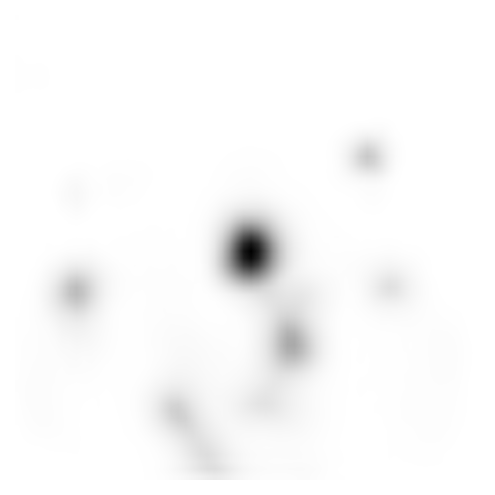
#> input picture elsarticle/figures_new/clinical_assets/mip_wholebody.png, 990 x 990 px (shown at 1/2 size)
$ python render_infographics_pil.py
#> lines starting #> are read from the running program, lines starting #| are printed output that depends on the picture
import os
from PIL import Image, ImageDraw, ImageFont
import textwrap

# -----------------------------------------------------------------------------
# 1. THEME & ROBUST UTILS
# -----------------------------------------------------------------------------
W, H = 2400, 2400
COLORS = {
    "primary": "#2c3e50",
    "legacy": "#e74c3c",
    "medimages": "#27ae60",
    "python": "#3498db",
    "cpp": "#95a5a6",
    "analytical": "#f39c12",
    "bg": "#f8f9fa",
    "white": "#ffffff"
}

try:
    f_path = "/usr/share/fonts/truetype/dejavu/DejaVuSans-Bold.ttf"
    if not os.path.exists(f_path): f_path = "/usr/share/fonts/truetype/liberation/LiberationSans-Bold.ttf"
    f_h = ImageFont.truetype(f_path, 90)
    f_q = ImageFont.truetype(f_path, 70)
    f_t = ImageFont.truetype(f_path, 55)
    f_b = ImageFont.truetype(f_path, 45)
    f_s = ImageFont.truetype(f_path.replace("-Bold", ""), 32)
except:
    f_h = f_q = f_t = f_b = f_s = ImageFont.load_default()

def draw_rounded_rect(draw, coords, radius, outline="#333", fill="white", width=10):
    draw.rounded_rectangle(coords, radius=radius, fill=fill, outline=outline, width=width)

def draw_quadrant_frame(draw, quad_num, title, y_range, color="#2c3e50"):
    y_s, y_e = y_range
    draw.rectangle([40, y_s, 2360, y_s+130], fill="#eee", outline=color, width=10)
    draw.text((100, y_s+65), f"{quad_num}. {title}", fill=color, font=f_q, anchor="lm")
    draw.rectangle([40, y_s+130, 2360, y_e], outline="#ccc", width=5)

def draw_text_wrapped(draw, text, center_xy, max_width, font, fill="black"):
    limit = max(1, int(max_width / (font.getlength("a") or 15)))
    lines = textwrap.wrap(text, width=limit)
    line_h = font.getbbox("Ay")[3] + 25
    curr_y = center_xy[1] - (len(lines)*line_h)//2
    for line in lines:
        draw.text((center_xy[0], curr_y), line, fill=fill, font=font, anchor="ma")
        curr_y += line_h

def draw_arrow(draw, start, end, color="#333", width=25, dashed=False):
    if dashed:
        dist = ((end[0]-start[0])**2 + (end[1]-start[1])**2)**0.5
        steps = int(dist / 50)
        for i in range(steps):
            if i % 2 == 0:
                s = (start[0]+(end[0]-start[0])*i/steps, start[1]+(end[1]-start[1])*i/steps)
                e = (start[0]+(end[0]-start[0])*(i+1)/steps, start[1]+(end[1]-start[1])*(i+1)/steps)
                draw.line([s, e], fill=color, width=width)
    else: draw.line([start, end], fill=color, width=width)
    x2, y2 = end
    x1, y1 = start
    if abs(x1 - x2) < 40:
        if y2 > y1: draw.polygon([(x2-50, y2-70), (x2+50, y2-70), (x2, y2)], fill=color)
        else: draw.polygon([(x2-50, y2+70), (x2+50, y2+70), (x2, y2)], fill=color)
    else:
        if x2 > x1: draw.polygon([(x2-70, y2-50), (x2-70, y2+50), (x2, y2)], fill=color)
        else: draw.polygon([(x2+70, y2-50), (x2+70, y2+50), (x2, y2)], fill=color)

# -----------------------------------------------------------------------------
# 2. CHALLENGE 1
# -----------------------------------------------------------------------------
def create_challenge_1():
    img = Image.new('RGB', (W, H), color='white')
#> img: PIL image 2400x2400 RGB; every value is 255
    draw = ImageDraw.Draw(img)
    draw.text((W//2, 70), "CHALLENGE 1: BIOBANK VOLUME BOTTLENECK", fill=COLORS["primary"], font=f_h, anchor="mm")

    draw_quadrant_frame(draw, 1, "Challenge: Massive Biobank Scaling", (150, 600))
    draw_text_wrapped(draw, "10,000+ Multimodal studies. High-throughput preprocessing is the primary hardware I/O bottleneck.", (1200, 400), 2000, f_t)

    draw_quadrant_frame(draw, 2, "Gap: Serialization Friction (Legacy)", (650, 1150), color=COLORS["legacy"])
    draw.polygon([(200, 750), (500, 750), (450, 950), (250, 950)], fill="#7f8c8d", outline="black", width=8) # Funnel
    draw_text_wrapped(draw, "MONAI PersistentDataset (~650 ms). Pickle/Pt caching creates immense memory buildup.", (1300, 900), 1400, f_b, fill=COLORS["legacy"])

    draw_quadrant_frame(draw, 3, "How Addressed: Zero-Serialization Path", (1200, 1750), color=COLORS["medimages"])
    draw.rectangle((200, 1350, 500, 1500), fill="#bdc3c7", outline="black", width=10); draw.text((350, 1425), "HDF5", font=f_b, anchor="mm")
    draw.rectangle((600, 1300, 850, 1550), fill="#34495e", outline="#f1c40f", width=12); draw.text((725, 1425), "GPU", fill="#f1c40f", font=f_b, anchor="mm")
    draw_text_wrapped(draw, "MedImages.jl implements direct HDF5 persistence + Fused Affine GPU kernels. (~90 ms throughput).", (1600, 1450), 1200, f_b, fill=COLORS["medimages"])

    draw_quadrant_frame(draw, 4, "Experiments: 7.2× Faster biobank turnaround", (1800, 2350))
    try:
        mip = Image.open('elsarticle/figures_new/clinical_assets/mip_wholebody.png').resize((600, 750))
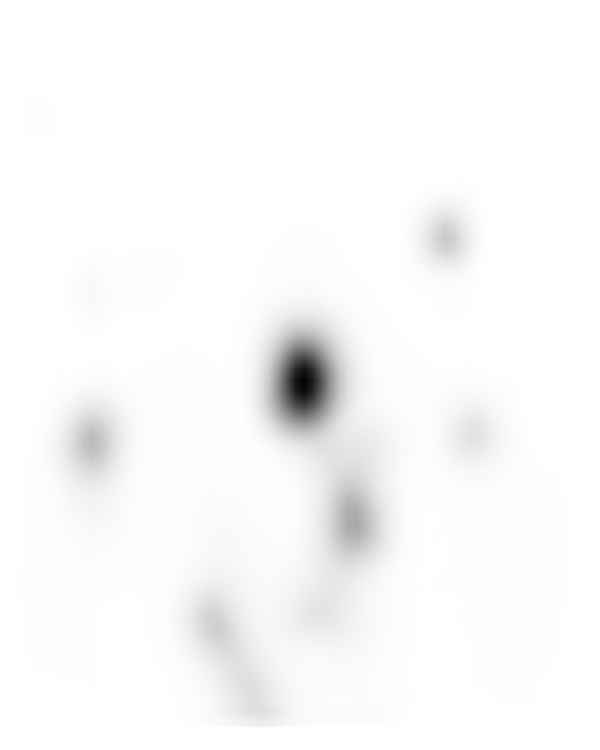
#> mip: PIL image 600x750 RGBA; mean R, G, B, A 220.1, 220.1, 220.1, 225; transparent parts drawn white
        img.paste(mip, (300, 1850))
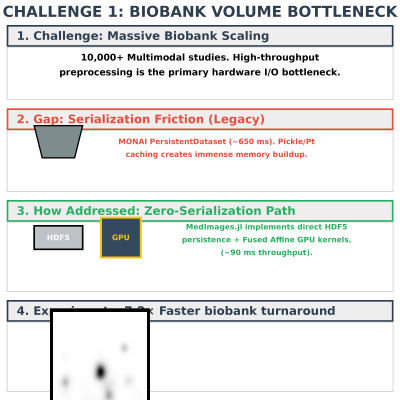
#> img: PIL image 2400x2400 RGB (shown at 1/6 size); mean R, G, B 230.8, 231.5, 230.2
    except: pass
    draw_text_wrapped(draw, "RESULT: 7.2× SPEEDUP. Biobank scale enabled.", (1450, 2100), 1400, f_t, fill=COLORS["medimages"])
    img.save('elsarticle/figures_new/challenge_1.png')
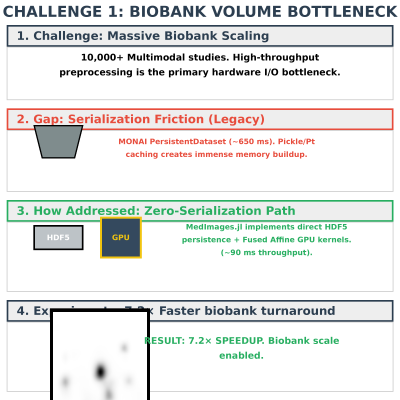
#> saved as challenge_1.png: PIL image 2400x2400 RGB (shown at 1/6 size); mean R, G, B 229.9, 231.2, 229.5

# -----------------------------------------------------------------------------
# 3. CHALLENGE 2
# -----------------------------------------------------------------------------
def create_challenge_2():
    img = Image.new('RGB', (W, H), color='white')
    draw = ImageDraw.Draw(img)
    draw.text((W//2, 70), "CHALLENGE 2: THE TWO-LANGUAGE BARRIER", fill=COLORS["primary"], font=f_h, anchor="mm")

    draw_quadrant_frame(draw, 1, "Challenge: Performance vs Prototyping", (150, 600))
    draw_text_wrapped(draw, "The 'Two-Language Problem' forces research in high-level scripts while relying on opaque low-level binaries.", (1200, 400), 2000, f_t)

    draw_quadrant_frame(draw, 2, "Gap: Opaque Binary Walls", (650, 1150), color=COLORS["legacy"])
    draw.rectangle((200, 850, 450, 950), fill=COLORS["python"], outline="black"); draw.text((325, 900), "PY", fill="white", font=f_b, anchor="mm")
    draw.rectangle((460, 850, 710, 950), fill=COLORS["cpp"], outline="black"); draw.text((585, 900), "C++", font=f_b, anchor="mm")
    for i in range(8): draw.rectangle((850, 700+i*55, 1000, 750+i*55), fill="#7f8c8d", outline="black")
    draw_text_wrapped(draw, "SITK binaries act as a 'brick wall' preventing native GPU acceleration.", (1600, 900), 1100, f_b, fill=COLORS["legacy"])

    draw_quadrant_frame(draw, 3, "How Addressed: Unified Julia Ecosystem", (1200, 1750), color=COLORS["medimages"])
    draw.ellipse((200, 1350, 550, 1650), outline=COLORS["medimages"], width=25); draw.text((375, 1500), "JULIA", fill=COLORS["medimages"], font=f_b, anchor="mm")
    draw_arrow(draw, (600, 1500), (900, 1500), color=COLORS["medimages"])
    draw.rectangle((1000, 1375, 1300, 1625), fill="#34495e", outline="#f1c40f", width=12); draw.text((1150, 1500), "GPU", fill="#f1c40f", font=f_b, anchor="mm")
    draw_text_wrapped(draw, "Unified compiled approach unlocks native hardware acceleration without speed penalties.", (1750, 1500), 900, f_b, fill=COLORS["medimages"])

    draw_quadrant_frame(draw, 4, "Experiments: 135× Native Acceleration", (1800, 2350))
    draw_text_wrapped(draw, "RESULT: 135× Fused Affine Speedup (0.83 ms) vs Python CPU baselines (6.69 ms).", (1200, 2100), 2000, f_t, fill=COLORS["medimages"])
    img.save('elsarticle/figures_new/challenge_2.png')
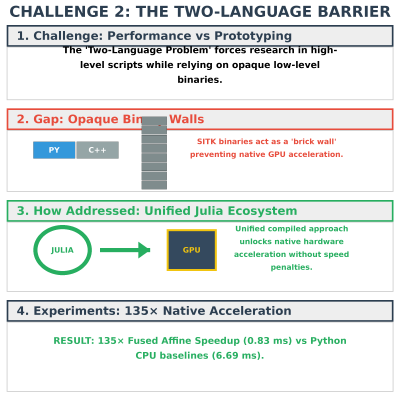
#> saved as challenge_2.png: PIL image 2400x2400 RGB (shown at 1/6 size); mean R, G, B 228, 231.5, 229.5

# -----------------------------------------------------------------------------
# 4. CHALLENGE 3
# -----------------------------------------------------------------------------
def create_challenge_3():
    img = Image.new('RGB', (W, H), color='white')
    draw = ImageDraw.Draw(img)
    draw.text((W//2, 70), "CHALLENGE 3: DIFFERENTIABLE PHYSICS (UDEs)", fill=COLORS["primary"], font=f_h, anchor="mm")

    draw_quadrant_frame(draw, 1, "Challenge: Physics-in-the-Loop ML", (150, 600))
    draw_text_wrapped(draw, "Accurate dosimetry requires integrating mechanistic scientific equations directly into machine learning training loops.", (1200, 400), 2000, f_t)

    draw_quadrant_frame(draw, 2, "Gap: Locked Walled Gardens", (650, 1150), color=COLORS["legacy"])
    for i in range(12): draw.line([(300+i*140, 780), (300+i*140, 1120)], fill="black", width=15)
    draw_text_wrapped(draw, "Frameworks (PyTorch/JAX) fail to differentiate through arbitrary mechanistic simulators.", (1300, 950), 1400, f_b, fill=COLORS["legacy"])

    draw_quadrant_frame(draw, 3, "How Addressed: 4-State UDE Integrator", (1200, 1750), color=COLORS["medimages"])
    draw.rectangle((150, 1350, 500, 1600), fill="#ebf5fb", outline="#3498db", width=12); draw.text((325, 1475), "PHYSICS", fill="#2980b9", font=f_b, anchor="mm")
    draw.ellipse((1000, 1350, 1300, 1650), outline="#34495e", width=20); draw.text((1150, 1500), "∫", fill="#d4ac0d", font=f_h, anchor="mm")
    draw_text_wrapped(draw, "SciML UDE natively connects Mechanistic Knowns with Learned Residuals.", (1700, 1500), 900, f_b, fill=COLORS["medimages"])

    draw_quadrant_frame(draw, 4, "Experiments: MC Fidelity (r=0.957)", (1800, 2350))
    try:
        dose = Image.open('elsarticle/figures_new/clinical_assets/dose_overlay_ct.png').resize((550, 650))
        img.paste(dose, (300, 1850))
    except: pass
    draw_text_wrapped(draw, "RESULT: State-of-the-Art accuracy (r=0.957) while solving the Expression Problem.", (1450, 2100), 1400, f_t, fill=COLORS["medimages"])
    img.save('elsarticle/figures_new/challenge_3.png')
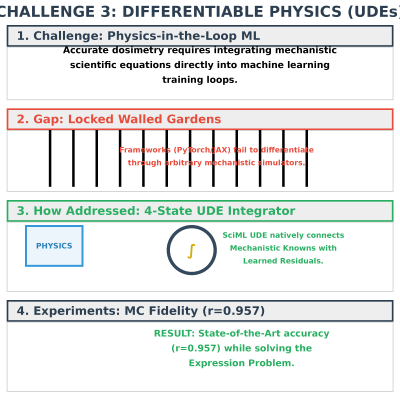
#> saved as challenge_3.png: PIL image 2400x2400 RGB (shown at 1/6 size); mean R, G, B 230.3, 232.2, 230.8

# -----------------------------------------------------------------------------
# 5. CHALLENGE 4
# -----------------------------------------------------------------------------
def create_challenge_4():
    img = Image.new('RGB', (W, 2800), color='white')
#> img: PIL image 2400x2800 RGB; every value is 255
    draw = ImageDraw.Draw(img)
    draw.text((W//2, 70), "CHALLENGE 4: METADATA INTEGRITY", fill=COLORS["primary"], font=f_h, anchor="mm")

    draw_quadrant_frame(draw, 1, "Challenge: Multi-modal Coregistration", (150, 650))
    draw_text_wrapped(draw, "Theranostic workflows require coregistering heterogeneous spatial data onto a single shared grid.", (1200, 425), 2000, f_t)

    draw_quadrant_frame(draw, 2, "Gap: Metadata Drift (Tags Lost)", (700, 1250), color=COLORS["legacy"])
    draw.text((250, 950), "✂", fill="black", font=f_h, anchor="mm")
    draw_text_wrapped(draw, "GetArrayFromImage() slices Spacing/Origin tags. Mapping is lost during NumPy conversion.", (1300, 1000), 1600, f_b, fill=COLORS["legacy"])

    draw_quadrant_frame(draw, 3, "How Addressed: Protected BatchedMedImage", (1300, 2050), color=COLORS["medimages"])
    slices = ['ct_slice.png', 'dosemap_slice.png', 'spect_nac_slice.png', 'spect_ac_slice.png']
    for i, s in enumerate(slices):
        try:
            sl = Image.open(f'elsarticle/figures_new/clinical_assets/{s}').convert("RGBA").resize((550, 550))
            sl.putalpha(sl.getchannel('A').point(lambda p: 180 if p > 0 else 0))
            img.paste(sl, (300+i*70, 1400+i*80), sl)
        except: pass
#> pass 2 of the loop in create_challenge_4, `for i, s in enumerate(slices):`:
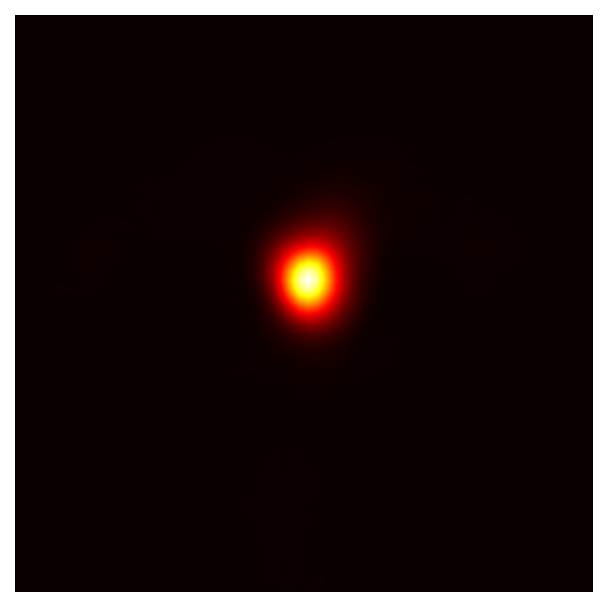
#> input picture elsarticle/figures_new/clinical_assets/dosemap_slice.png, 607 x 607 px
#> in create_challenge_4, `sl.putalpha(sl.getchannel('A').point(lambda p: 180 if p > 0 else 0))`:
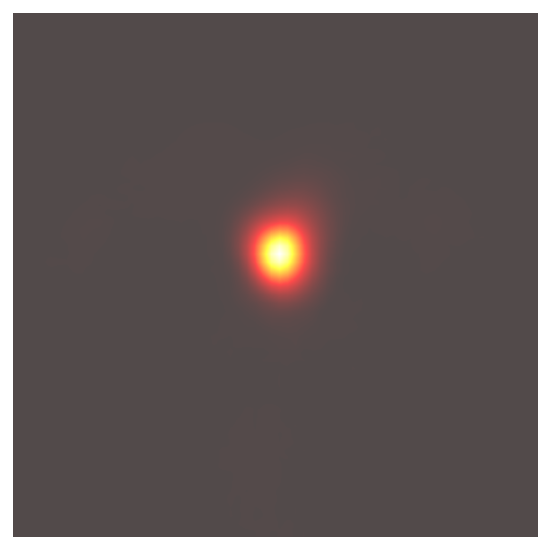
#> sl: PIL image 550x550 RGBA; mean R, G, B, A 14.5, 1.2, 0.2, 163.7; transparent parts drawn white
#> in create_challenge_4, `img.paste(sl, (300+i*70, 1400+i*80), sl)`:
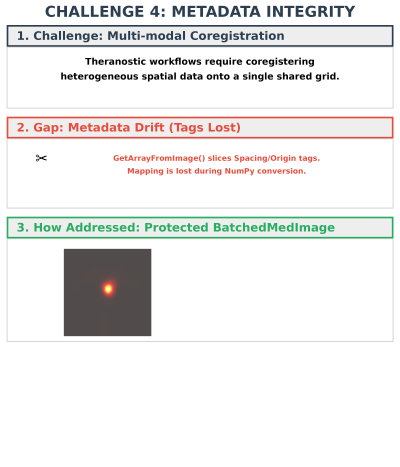
#> img: PIL image 2400x2800 RGB (shown at 1/6 size); mean R, G, B 236.2, 235.4, 234.5
#> pass 3 of the loop in create_challenge_4, `for i, s in enumerate(slices):`:
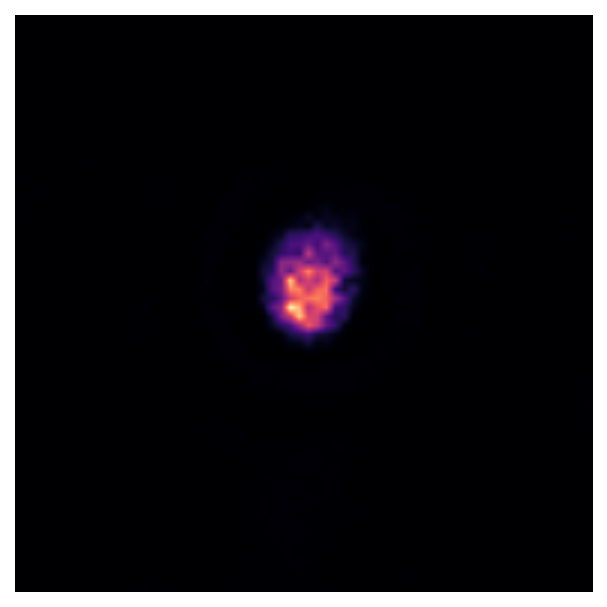
#> input picture elsarticle/figures_new/clinical_assets/spect_nac_slice.png, 607 x 607 px
#> in create_challenge_4, `sl.putalpha(sl.getchannel('A').point(lambda p: 180 if p > 0 else 0))`:
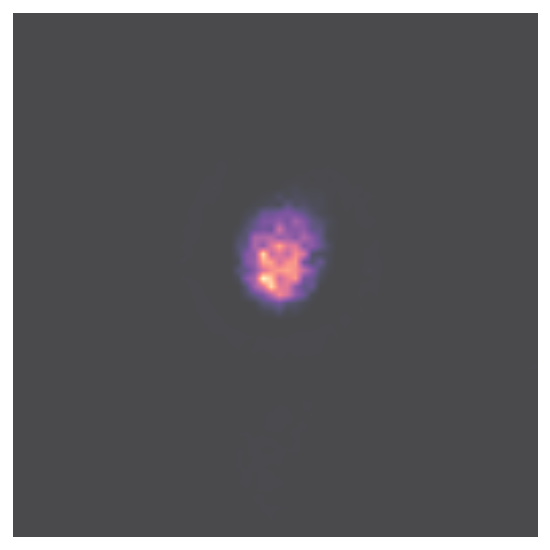
#> sl: PIL image 550x550 RGBA; mean R, G, B, A 2.8, 1, 5.6, 163.7; transparent parts drawn white
#> in create_challenge_4, `img.paste(sl, (300+i*70, 1400+i*80), sl)`:
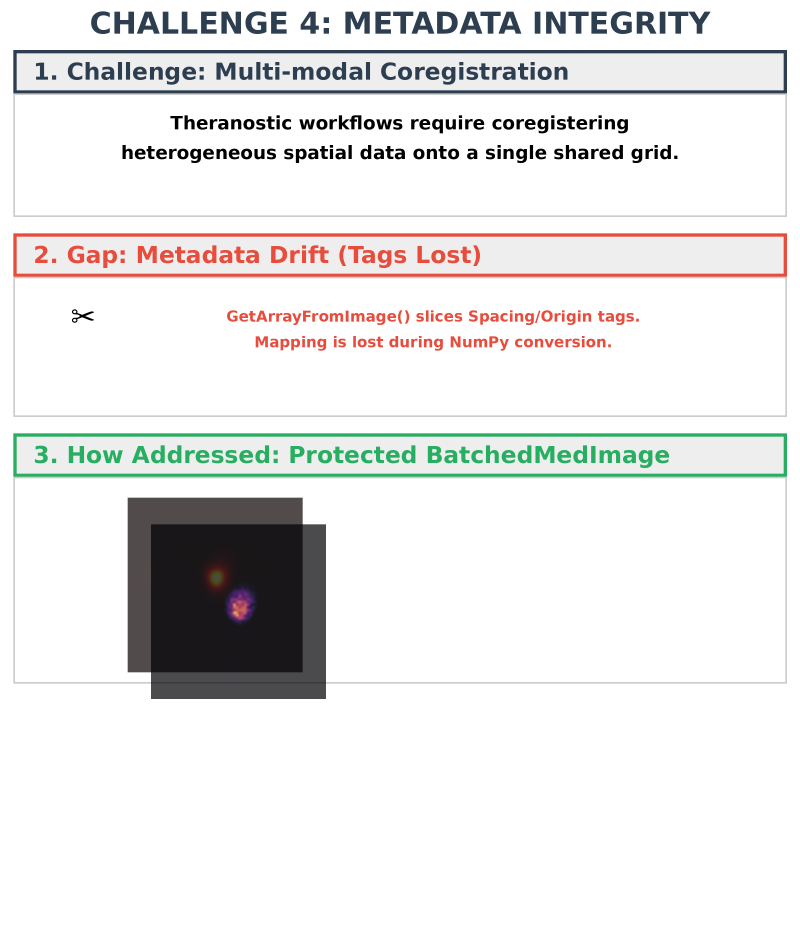
#> img: PIL image 2400x2800 RGB (shown at 1/3 size); mean R, G, B 232.5, 231.9, 231.1
#> the loop made 4 passes; the first 3 are shown
    draw_text_wrapped(draw, "🛡️ Julia Type System rigidly binds metadata to the 4D Tensor.", (1800, 1700), 1000, f_b, fill=COLORS["medimages"])

    draw_quadrant_frame(draw, 4, "Experiments: Flawless SUV Consistency", (2100, 2750))
    draw_text_wrapped(draw, "RESULT: SUV Consistency < 1.5% Deviation across rotation batches.", (1200, 2450), 2000, f_t, fill=COLORS["medimages"])
    img.save('elsarticle/figures_new/challenge_4.png')
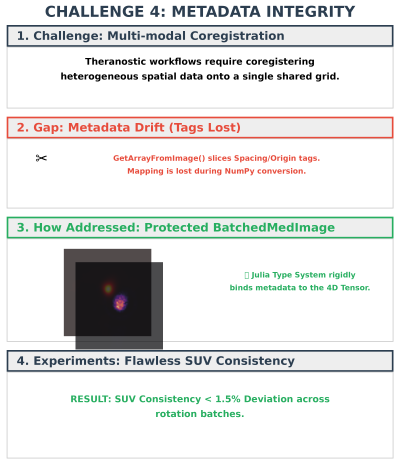
#> saved as challenge_4.png: PIL image 2400x2800 RGB (shown at 1/6 size); mean R, G, B 227.4, 228.1, 226.9

# -----------------------------------------------------------------------------
# 6. DOSIMETRY EXPERIMENT
# -----------------------------------------------------------------------------
def create_dosimetry_comparison():
    img = Image.new('RGB', (W, 2800), color='white')
    draw = ImageDraw.Draw(img)
    draw.text((W//2, 70), "QUANTITATIVE DOSIMETRY BENCHMARK", fill=COLORS["primary"], font=f_h, anchor="mm")

    draw_quadrant_frame(draw, 1, "Challenge: SPECT/CT to Ground Truth", (150, 650))
    draw_quadrant_frame(draw, 2, "Gap: Competitor Performance Failure", (700, 1250), color=COLORS["legacy"])
    draw_quadrant_frame(draw, 3, "How Addressed: SciML UDE Champion Model", (1300, 1950), color=COLORS["medimages"])
    draw_quadrant_frame(draw, 4, "Experiments: Fidelity and Precision", (2000, 2750))

    lanes = [
        {"title": "DL (CNN)", "color": COLORS["legacy"], "asset": "dl_artifacts.png", "metric": "r=0.557"},
        {"title": "ANALYTICAL", "color": COLORS["analytical"], "asset": "vsv_homo.png", "metric": "r=0.912"},
        {"title": "SciML UDE", "color": COLORS["medimages"], "asset": "ude_highfi.png", "metric": "r=0.957"}
    ]
    y_lane = 2050
    for i, lane in enumerate(lanes):
        x = 100 + i * 760
        draw_rounded_rect(draw, (x, y_lane, x + 720, 2700), 40, outline=lane["color"], fill="white", width=12)
        draw.text((x + 360, y_lane + 80), lane["title"], font=f_b, fill=lane["color"], anchor="mm")
        try:
            ast = Image.open(f'elsarticle/figures_new/clinical_assets/{lane["asset"]}').resize((650, 750))
            img.paste(ast, (x + 35, y_lane + 150))
        except: pass
        draw.rectangle((x + 50, y_lane + 500, x + 670, y_lane + 630), fill=lane["color"])
        draw.text((x + 360, y_lane + 565), lane["metric"], fill="white", font=f_q, anchor="mm")
#> pass 2 of the loop in create_dosimetry_comparison, `for i, lane in enumerate(lanes):`:
#> pass 3 of the loop in create_dosimetry_comparison, `for i, lane in enumerate(lanes):`:
    img.save('elsarticle/figures_new/dosimetry_experiment.png')
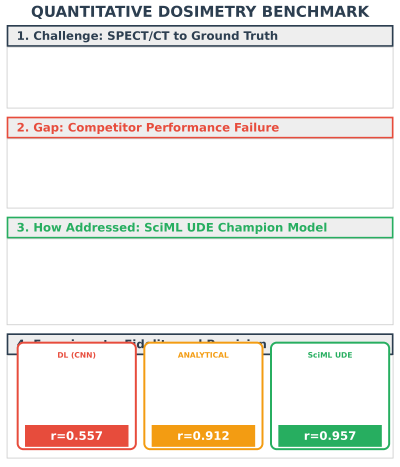
#> saved as dosimetry_experiment.png: PIL image 2400x2800 RGB (shown at 1/6 size); mean R, G, B 239.5, 238.2, 233.6

if __name__ == "__main__":
    create_challenge_1(); create_challenge_2(); create_challenge_3(); create_challenge_4(); create_dosimetry_comparison()
    print("Definitive high-fidelity pictographic 4-quadrant infographics generated successfully.")
